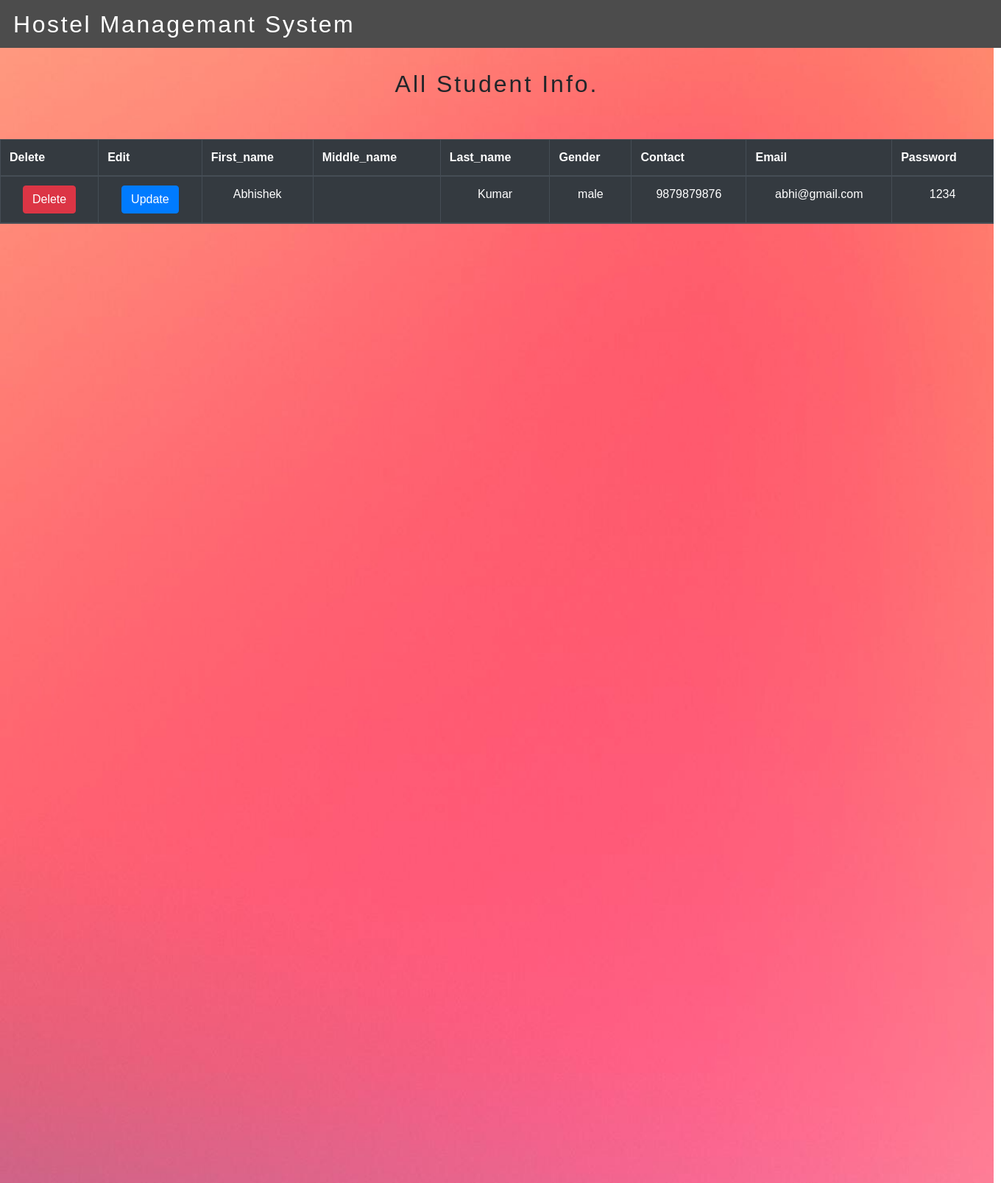
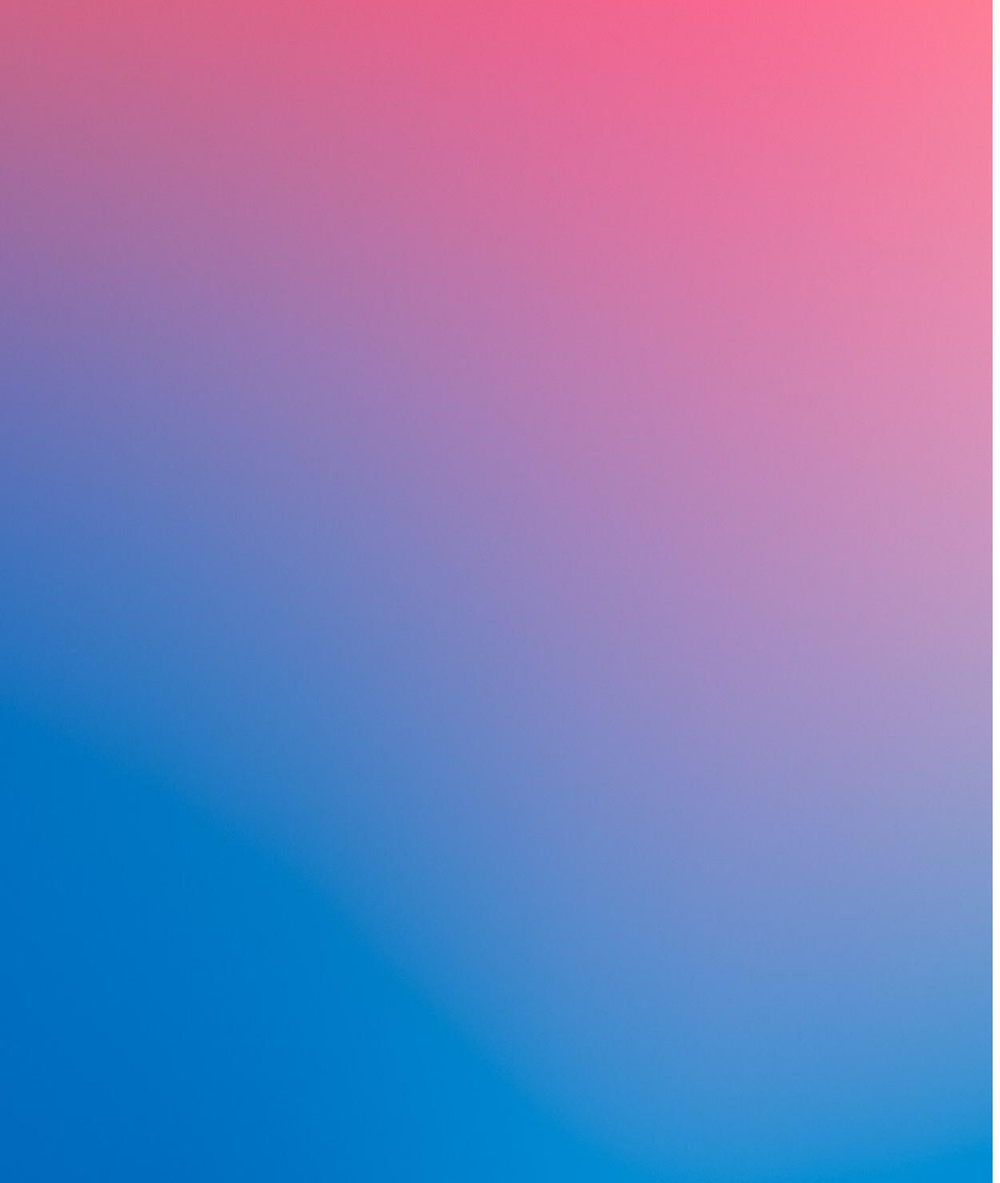
Page /2update1.php (signed in) on the committed database (2 pictures, top to bottom).
### tables this page shows
CREATE TABLE `user_signup` (
  `first_name` varchar(20) NOT NULL,
  `middle_name` varchar(20) DEFAULT NULL,
  `last_name` varchar(20) DEFAULT NULL,
  `gender` varchar(10) NOT NULL,
  `contact` varchar(10) NOT NULL,
  `email` varchar(50) NOT NULL,
  `password` varchar(50) NOT NULL,
  `time` timestamp NOT NULL DEFAULT current_timestamp()
);

### 2update1.php (the view, shortened to what this page needs)
<!DOCTYPE html>
<html lang="en">
  <head>
    <link rel="stylesheet" href="https://stackpath.bootstrapcdn.com/bootstrap/4.3.1/css/bootstrap.min.css">
    <link rel="stylesheet" href="style2.css">
  </head>
<body>
<div class="all">
           <nav class="navbar fixed-top">
           <div class="header">
                 <h2 class="text_style">Hostel Managemant System</h2>
                </div>
              </nav>
              <div class="vishal">
                <h2 class="page-title">All Student Info. </h2>
               </div>
<br><br>
  <div class="">
     <div class="">
             <div class="table-responsive">
        <table class="table table-striped table-dark table-bordered">
          <thead>
            <tr>
              <th scope="col">Delete</th>
              <th scope="col">Edit</th>
              <th scope="col">First_name</th>
              <th scope="col">Middle_name</th>
              <th scope="col">Last_name</th>
              <th scope="col">Gender</th>
              <th scope="col">Contact</th>
              <th scope="col">Email</th>
              <th scope="col">Password</th>
            </tr>
           <?php
             $email=$_SESSION['email'];
           $q = "SELECT * FROM user_signup WHERE email='$email'";
           $query = mysqli_query($conn,$q);
           while($res = mysqli_fetch_array($query)){
           ?>
           <tr class="text-center">
           <td> <button class="btn-danger btn"> <a href="2delete.php?email=<?php echo $res['email']; ?>" class="text-white"> Delete </a> </button> </td>
           <td> <button class="btn-primary btn"> <a href="2update.php?email=<?php echo $res['email']; ?>" class="text-white"> Update </a></button> </td>
           <td> <?php echo $res['first_name'];  ?> </td>
           <td> <?php echo $res['middle_name'];  ?> </td>
           <td> <?php echo $res['last_name'];  ?> </td>
           <td> <?php echo $res['gender'];  ?> </td>
           <td> <?php echo $res['contact'];  ?> </td>
           <td> <?php echo $res['email'];  ?> </td>
           <td> <?php echo $res['password'];  ?> </td>
           </tr>
           <?php
           }
            ?>
        </table>
     </div>
    </div>
       </div>
   </div>
  </body>
</html>

### style2.css (style rules this page uses)
.header { background-color: rgba(0,0,0, 0.7); width:1366px; height:65px; text-decoration: white; overflow: hidden; position: fixed; top: 0; margin-left: -18px; }
.vishal { margin-top: 65px; padding-top: 30px; }
.page-title { text-align: center; font-family: sans-serif; letter-spacing: 3px; }
body { margin: 0px; padding: 0px; font-family: sans-serif; }
.text_style { color: white; font-family: sans-serif; padding: 14px 0px 0px 20px; width: 500px; letter-spacing: 2.6px; }
.all { width: 1350px; height: 3150px; background-repeat: no-repeat; background-image: url(1111.jpg); background-size: 1350px 3150px; }

### rows in the picture
user_signup: first_name "Abhishek", last_name "Kumar", gender "male", contact "9879879876", email "abhi@gmail.com", password "1234"
